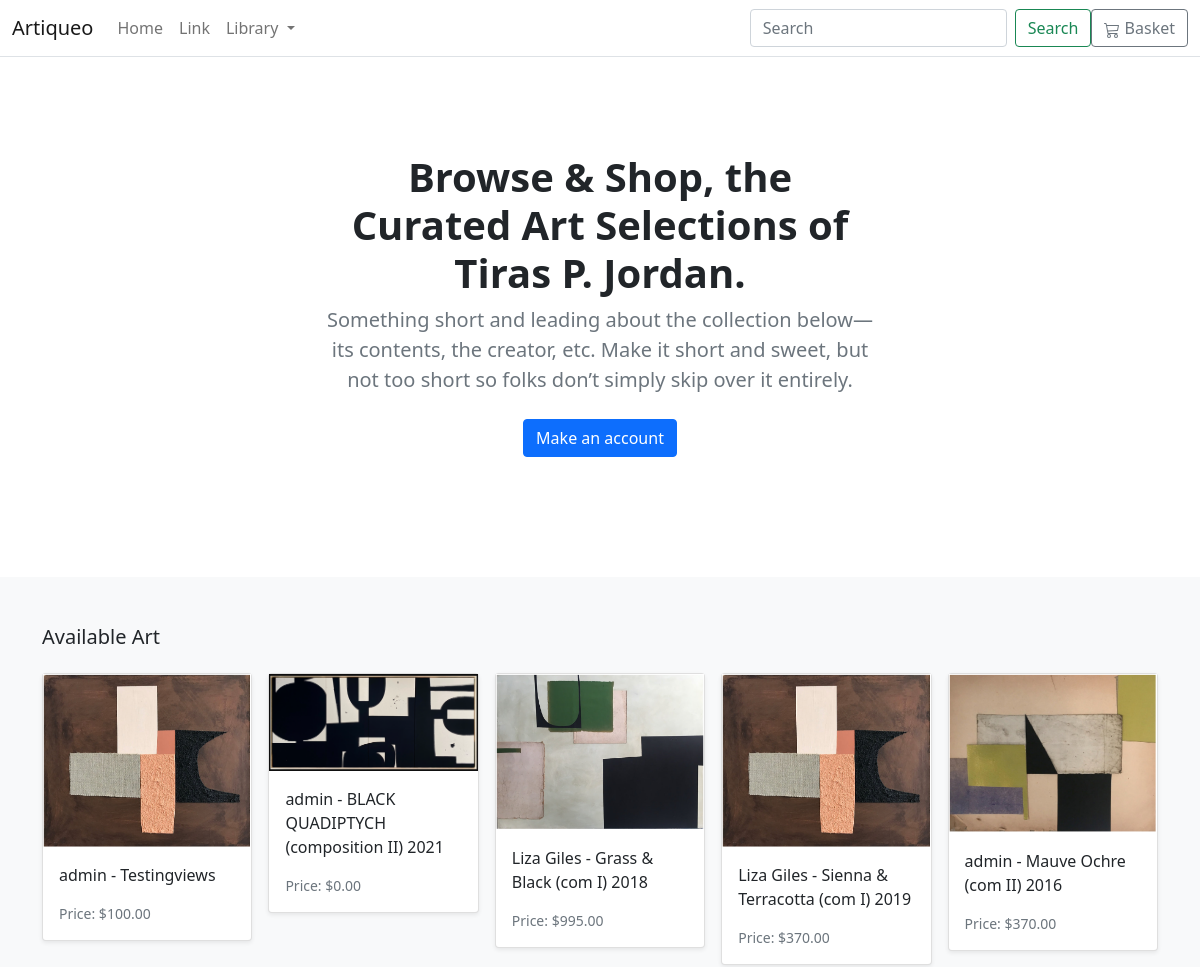
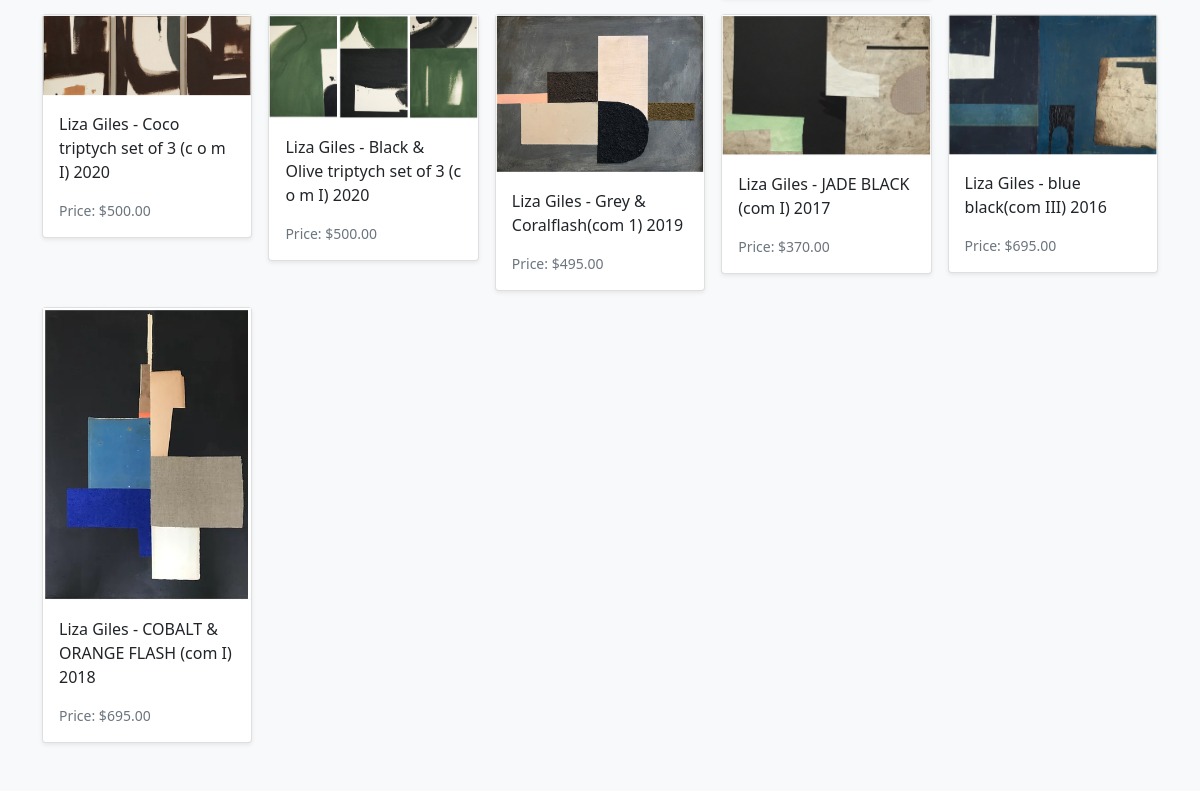
The page / on the database its author committed (2 pictures, top to bottom).
### store/models.py (models this page shows, shortened)
class Product(models.Model):
    category = models.ForeignKey(Category, related_name='product', on_delete=models.CASCADE)
    created_by = models.ForeignKey(User, on_delete=models.CASCADE, related_name='product_creator')
    title = models.CharField(max_length=255)
    artist = models.CharField(max_length=255, default='admin')
    description = models.TextField(blank=True) #Dimensions go here too.
    image = models.ImageField(upload_to='images/')
    slug = models.SlugField(max_length=255)
    price = models.DecimalField(max_digits=5, decimal_places=2)
    in_stock = models.BooleanField(default=True)
    is_active = models.BooleanField(default=True)
    created = models.DateTimeField(auto_now_add=True)
    updated = models.DateTimeField(auto_now=True)
    class Meta:
        verbose_name_plural = 'Products'
        ordering = ('-created',)
    def get_absolute_url(self):
        return reverse("store:product_detail", args=[self.slug])

### store/views.py (the view)
# urls.py: path('', views.all_products, name='all_products'),
def all_products(request):
    products = Product.objects.all()
    return render(request, 'store/home.html', {'products': products})

### basket/context_processors.py (called while the page is built)
def basket(request):
    return {'basket': Basket(request)}

### store/models.py (called while the page is built)
    def get_absolute_url(self):
        return reverse("store:category_list", args=[self.slug])

### store/views.py (called while the page is built)
def categories(request):
    return {
        'categories': Category.objects.all()
    }

### templates/store/home.html (shortened to what this page needs)
{% extends "./base.html" %}
{% load static %}
{% block content %}
<section class="py-5 text-center container">
    <div class="row py-lg-5">
      <div class="col-lg-6 col-md-8 mx-auto">
        <h1 class="h1 fw-bold">Browse & Shop, the Curated Art Selections of Tiras P. Jordan.</h1>
        <p class="lead text-muted">Something short and leading about the collection below—its contents, the creator,
          etc. Make it short and sweet, but not too short so folks don’t simply skip over it entirely.</p>
        <p>
          <a href="#" class="btn btn-primary my-2">Make an account</a>
        </p>
      </div>
    </div>
</section>
<div class="album py-5 bg-light">
    <div class="container">
      <div class="pb-3 h5">Available Art</div>
      <div class="row row-cols-1 row-cols-sm-2 row-cols-md-5 g-3">
        {% for product in products %}
        <div class="col">
          <div class="card shadow-sm">
            <img class="img-fluid" alt="Responsive image" src="{{ product.image.url }}">
            <div class="card-body">
              <p class="card-text">
                <a class="text-dark text-decoration-none" href="{{ product.get_absolute_url }}">{{ product.artist }} - {{ product.title }}</a>
              </p>
              <div class="d-flex justify-content-between align-items-center">
                <small class="text-muted" href="{{ product.get_absolute_url }}">Price: ${{ product.price }}</small>
              </div>
            </div>
          </div>
        </div>
        {% endfor %}
      </div>
    </div>
</div>
{% endblock %}

### rows shown on the page
Product: image (picture), artist "admin", title "Testingviews", price "100.00"
Product: image (picture), artist "admin", title "BLACK QUADIPTYCH (composition II) 2021", price "0.00"
Product: image (picture), artist "Liza Giles", title "Grass & Black (com I) 2018", price "995.00"
Product: image (picture), artist "Liza Giles", title "Sienna & Terracotta (com I) 2019", price "370.00"
Product: image (picture), artist "admin", title "Mauve Ochre (com II) 2016", price "370.00"
Product: image (picture), artist "Liza Giles", title "Coco triptych set of 3 (c o m I) 2020", price "500.00"
Product: image (picture), artist "Liza Giles", title "Black & Olive triptych set of 3 (c o m I) 2020", price "500.00"
Product: image (picture), artist "Liza Giles", title "Grey & Coralflash(com 1) 2019", price "495.00"
Product: image (picture), artist "Liza Giles", title "JADE BLACK (com I) 2017", price "370.00"
Product: image (picture), artist "Liza Giles", title "blue black(com III) 2016", price "695.00"
Product: image (picture), artist "Liza Giles", title "COBALT & ORANGE FLASH (com I) 2018", price "695.00"
